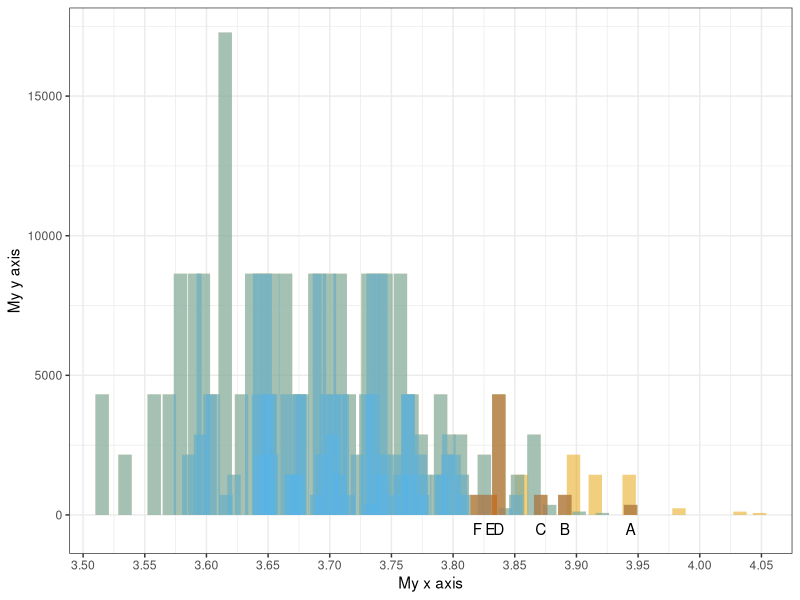

Reproduce this figure in R.
#!/usr/bin/env R

## Load packages

library(ggplot2)

## Load data

a <- read.table("../Data/Results.txt", header = TRUE)
head(a)

a$ymin <- rep(0, dim(a)[1]) # append a column of zeros

# Print the first linerange
p <- ggplot(a)
p <- p + geom_linerange(data = a, aes(
  x = x,
  ymin = ymin,
  ymax = y1,
  size = (0.5)
),
colour = "#E69F00",
alpha = 1/2, show.legend = FALSE)

# Print the second linerange
p <- p + geom_linerange(data = a, aes(
  x = x,
  ymin = ymin,
  ymax = y2,
  size = (0.5)
),
colour = "#56B4E9",
alpha = 1/2, show.legend = FALSE)

# Print the third linerange:
p <- p + geom_linerange(data = a, aes(
  x = x,
  ymin = ymin,
  ymax = y3,
  size = (0.5)
),
colour = "#D55E00",
alpha = 1/2, show.legend = FALSE)

# Annotate the plot with labels:
p <- p + geom_text(data = a, aes(x = x, y = -500, label = Label))

# now set the axis labels, remove the legend, and prepare for bw printing
p <- p + scale_x_continuous("My x axis",
                            breaks = seq(3, 5, by = 0.05)) + 
  scale_y_continuous("My y axis") + 
  theme_bw() + 
  theme(legend.position = "none") 

# Export as pdf

pdf("../Results/MyBars.pdf")
print(p)
dev.off()

print("Script done!")